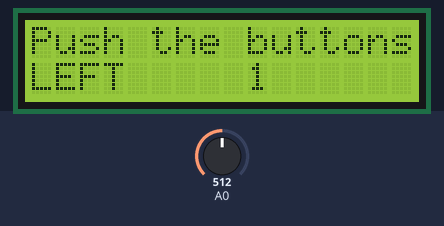
Simulated run of this sketch. Board: Arduino Uno, built with avr-gcc and run on an emulated ATmega328P. Parts: 16×2 character LCD. Inputs (shaded band) come from the test bench; at power-on: A0 = 512.

Above: at 1.2 s.
1.3 s: A0 set to 466
3.5 s: A0 set to 435
At 4.5 s:
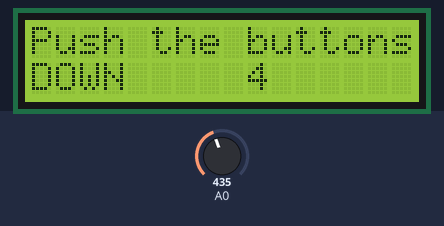
6.5 s: A0 set to 264
8.5 s: A0 set to 235
At 9.6 s:
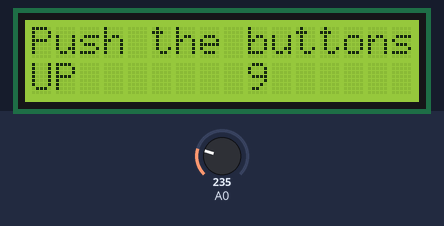
11.5 s: A0 set to 52
13.5 s: A0 set to 45
At 14.5 s:
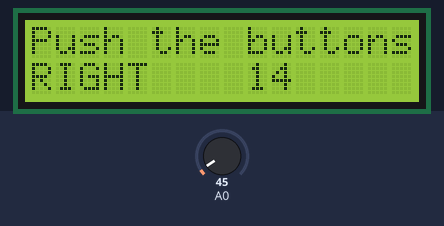
Timing chart, 0 to 16.5 s (numbered marks = the images above; inputs shaded):
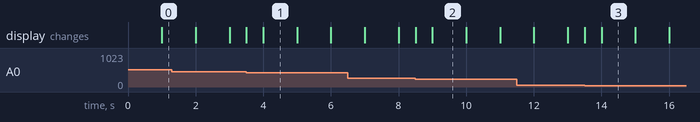

Measured:
- the behaviour switches between 450 and 449 on A0 (found by bisection; images 0 and 1)
- the behaviour switches between 250 and 249 on A0 (found by bisection; images 1 and 2)
- the behaviour switches between 50 and 49 on A0 (found by bisection; images 2 and 3)
- after the input at 3.5 s, the display: first changes at once (image 1 shows a later state)
- after the input at 8.5 s, the display: first changes at once (image 2 shows a later state)
- after the input at 13.5 s, the display: first changes at once (image 3 shows a later state)
- what the display in image 1 shows lasts 1.0 s, from 4.0 s to 5.0 s

The sketch:

ButtonsTest.ino
```cpp
#include <LiquidCrystal.h>

LiquidCrystal lcd(8, 9, 4, 5, 6, 7);           // select the pins used on the LCD panel

// define some values used by the panel and buttons
int lcd_key     = 0;
int adc_key_in  = 0;

#define btnRIGHT  0
#define btnUP     1
#define btnDOWN   2
#define btnLEFT   3
#define btnSELECT 4
#define btnNONE   5

int read_LCD_buttons(){               // read the buttons
    adc_key_in = analogRead(0);       // read the value from the sensor

    // my buttons when read are centered at these values: 0, 144, 329, 504, 741
    // we add approx 50 to those values and check to see if we are close
    // We make this the 1st option for speed reasons since it will be the most likely result

    if (adc_key_in > 1000) return btnNONE;

    // For V1.1 us this threshold
    if (adc_key_in < 50)   return btnRIGHT;
    if (adc_key_in < 250)  return btnUP;
    if (adc_key_in < 450)  return btnDOWN;
    if (adc_key_in < 650)  return btnLEFT;
    if (adc_key_in < 850)  return btnSELECT;

   // For V1.0 comment the other threshold and use the one below:
   /*
     if (adc_key_in < 50)   return btnRIGHT;
     if (adc_key_in < 195)  return btnUP;
     if (adc_key_in < 380)  return btnDOWN;
     if (adc_key_in < 555)  return btnLEFT;
     if (adc_key_in < 790)  return btnSELECT;
   */

    return btnNONE;                // when all others fail, return this.
}

void setup(){
   lcd.begin(16, 2);               // start the library
   lcd.setCursor(0,0);             // set the LCD cursor   position
   lcd.print("Push the buttons");  // print a simple message on the LCD
}

void loop(){
   lcd.setCursor(9,1);             // move cursor to second line "1" and 9 spaces over
   lcd.print(millis()/1000);       // display seconds elapsed since power-up

   lcd.setCursor(0,1);             // move to the begining of the second line
   lcd_key = read_LCD_buttons();   // read the buttons

   switch (lcd_key){               // depending on which button was pushed, we perform an action

       case btnRIGHT:{             //  push button "RIGHT" and show the word on the screen
            lcd.print("RIGHT ");
            break;
       }
       case btnLEFT:{
             lcd.print("LEFT  "); //  push button "LEFT" and show the word on the screen
             break;
       }
       case btnUP:{
             lcd.print("UP    ");  //  push button "UP" and show the word on the screen
             break;
       }
       case btnDOWN:{
             lcd.print("DOWN  ");  //  push button "DOWN" and show the word on the screen
             break;
       }
       case btnSELECT:{
             lcd.print("SELECT");  //  push button "SELECT" and show the word on the screen
             break;
       }
       case btnNONE:{
             lcd.print("NONE  ");  //  No action  will show "None" on the screen
             break;
       }
   }
}
```
